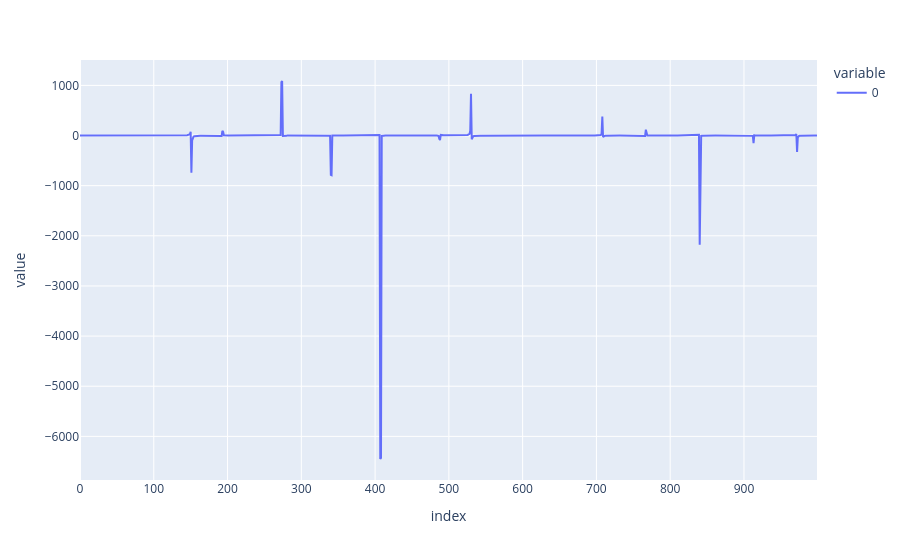

Notebook cell for this chart:
### Code cell
px.line(Gy)

### Figure 1 — Plotly figure (JSON) as saved in the notebook; plotly's stock layout.template omitted (floating-point values rounded to 4 significant figures; data arrays with more than 128 entries replaced by an {"elided": "..."} marker saying what was removed)
{"data": [{"hovertemplate": "variable=0<br>index=%{x}<br>value=%{y}<extra></extra>", "legendgroup": "0", "line": {"color": "#636efa", "dash": "solid"}, "marker": {"symbol": "circle"}, "mode": "lines", "name": "0", "orientation": "v", "showlegend": true, "type": "scatter", "x": {"elided": "1000 int values"}, "xaxis": "x", "y": {"elided": "1000 float values"}, "yaxis": "y"}], "layout": {"legend": {"title": {"text": "variable"}, "tracegroupgap": 0}, "margin": {"t": 60}, "xaxis": {"anchor": "y", "domain": [0, 1], "title": {"text": "index"}}, "yaxis": {"anchor": "x", "domain": [0, 1], "title": {"text": "value"}}}}
